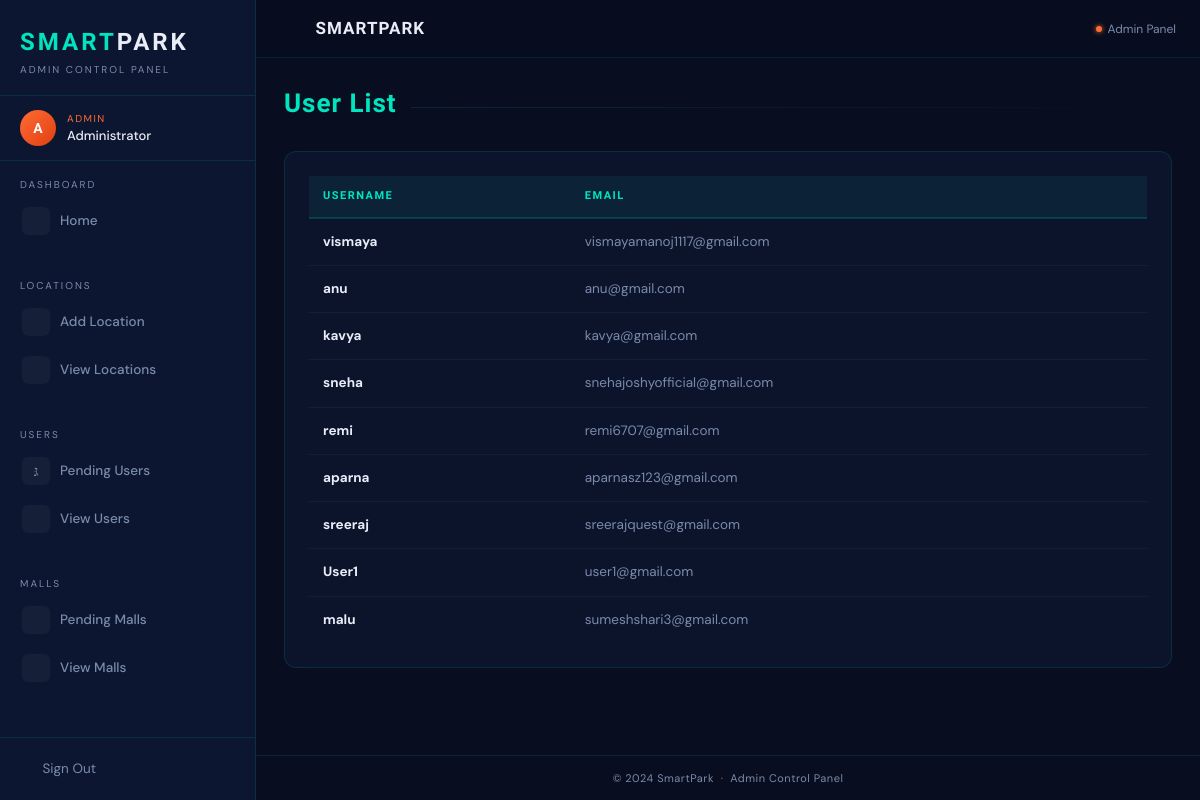
/adminApp/view-users/ (signed in), run on the app's committed database.
### Admin/models.py (models this page shows)
class User(AbstractUser):
    is_customer = models.IntegerField(default=False) # 1 -> user   , 2-> mall , 3-> staff

### Admin/views.py (the view)
# urls.py: path('view-users/', views.view_users, name='view_users'),
@user_passes_test(is_admin)
def view_users(request):
    users = User.objects.filter(is_active=True,is_customer=1)  # Only show unapproved users
    return render(request, 'admin/view_users.html', {'users': users,"uname":request.session["uname"]})

### Admin/views.py (called while the page is built)
def is_admin(user):
    return user.is_superuser  # Or any other condition for an admin user

### Admin/templates/admin/view_users.html
{% extends 'admin/shared/base.html' %}
{% load static %}
{% block content %}
<div class="sp-page-header">
  <h1>User List</h1>
  <div class="sp-header-line"></div>
</div>
<div class="sp-card">
  {% if not users %}
    <div class="sp-empty">
      <i class="mdi mdi-account-off"></i>
      <p>No registered users found.</p>
    </div>
  {% else %}
  <div class="sp-table-wrap">
    <table class="sp-table">
      <thead>
        <tr>
          <th>Username</th>
          <th>Email</th>
        </tr>
      </thead>
      <tbody>
        {% for user in users %}
        <tr>
          <td><strong>{{ user.username }}</strong></td>
          <td style="color:var(--text-muted);">{{ user.email }}</td>
        </tr>
        {% endfor %}
      </tbody>
    </table>
  </div>
  {% endif %}
</div>
{% endblock content %}

### Admin/templates/admin/shared/base.html (shortened to what this page needs)
{% load static %}
<!DOCTYPE html>
<html lang="en">
<head>
  <link rel="stylesheet" href="{% static '/assets/vendors/mdi/css/materialdesignicons.min.css' %}">
  <link rel="stylesheet" href="{% static '/assets/vendors/css/vendor.bundle.base.css' %}">
  <link rel="stylesheet" href="{% static '/assets/css/style.css' %}">
</head>
<body>
  <nav class="sp-sidebar" id="sp-sidebar">
    <div class="sp-brand">
      <div class="sp-brand-logo">SMART<span>PARK</span></div>
      <div class="sp-brand-sub">Admin Control Panel</div>
    </div>
    <div class="sp-user-chip">
      <div class="sp-avatar">A</div>
      <div>
        <div class="sp-user-role">Admin</div>
        <div class="sp-user-name">{% block name %}Administrator{% endblock name %}</div>
      </div>
    </div>
    <div class="sp-nav-section">Dashboard</div>
    <ul class="sp-nav">
      <li><a href="{% url 'adminhome' %}"><span class="icon"><i class="mdi mdi-speedometer"></i></span> Home</a></li>
    </ul>
    <div class="sp-nav-section">Locations</div>
    <ul class="sp-nav">
      <li><a href="{% url 'add_locations' %}"><span class="icon"><i class="mdi mdi-map-marker-plus"></i></span> Add Location</a></li>
      <li><a href="{% url 'view_locations' %}"><span class="icon"><i class="mdi mdi-map-marker-multiple"></i></span> View Locations</a></li>
    </ul>
    <div class="sp-nav-section">Users</div>
    <ul class="sp-nav">
      <li><a href="{% url 'pending_users' %}"><span class="icon"><i class="mdi mdi-account-clock"></i></span> Pending Users</a></li>
      <li><a href="{% url 'view_users' %}"><span class="icon"><i class="mdi mdi-account-group"></i></span> View Users</a></li>
    </ul>
    <div class="sp-nav-section">Malls</div>
    <ul class="sp-nav">
      <li><a href="{% url 'pending_malls' %}"><span class="icon"></span> Pending Malls</a></li>
      <li><a href="{% url 'view_malls' %}"><span class="icon"><i class="mdi mdi-store"></i></span> View Malls</a></li>
    </ul>
    <div class="sp-sidebar-spacer"></div>
    <div class="sp-sidebar-footer">
      <a href="{% url 'accounts_logout' %}"><i class="mdi mdi-logout"></i> Sign Out</a>
    </div>
  </nav>
  <nav class="sp-topbar">
    <div class="sp-topbar-left">
      <button class="sp-menu-btn" onclick="document.getElementById('sp-sidebar').classList.toggle('open')">
        <i class="mdi mdi-menu"></i>
      </button>
      <span class="sp-topbar-title">SMARTPARK</span>
    </div>
    <div class="sp-topbar-right">
      <span class="sp-status">Admin Panel</span>
    </div>
  </nav>
  <div class="sp-main">
    <div class="sp-content">
      {% block content %}{% endblock content %}
    </div>
    <footer class="sp-footer">&copy; 2024 SmartPark &nbsp;·&nbsp; Admin Control Panel</footer>
  </div>
</body>
</html>

### data on the page
User: username "vismaya", email "vismayamanoj1117@gmail.com"
User: username "anu", email "anu@gmail.com"
User: username "kavya", email "kavya@gmail.com"
User: username "sneha", email "snehajoshyofficial@gmail.com"
User: username "remi", email "remi6707@gmail.com"
User: username "aparna", email "aparnasz123@gmail.com"
User: username "sreeraj", email "sreerajquest@gmail.com"
User: username "User1", email "user1@gmail.com"
User: username "malu", email "sumeshshari3@gmail.com"
